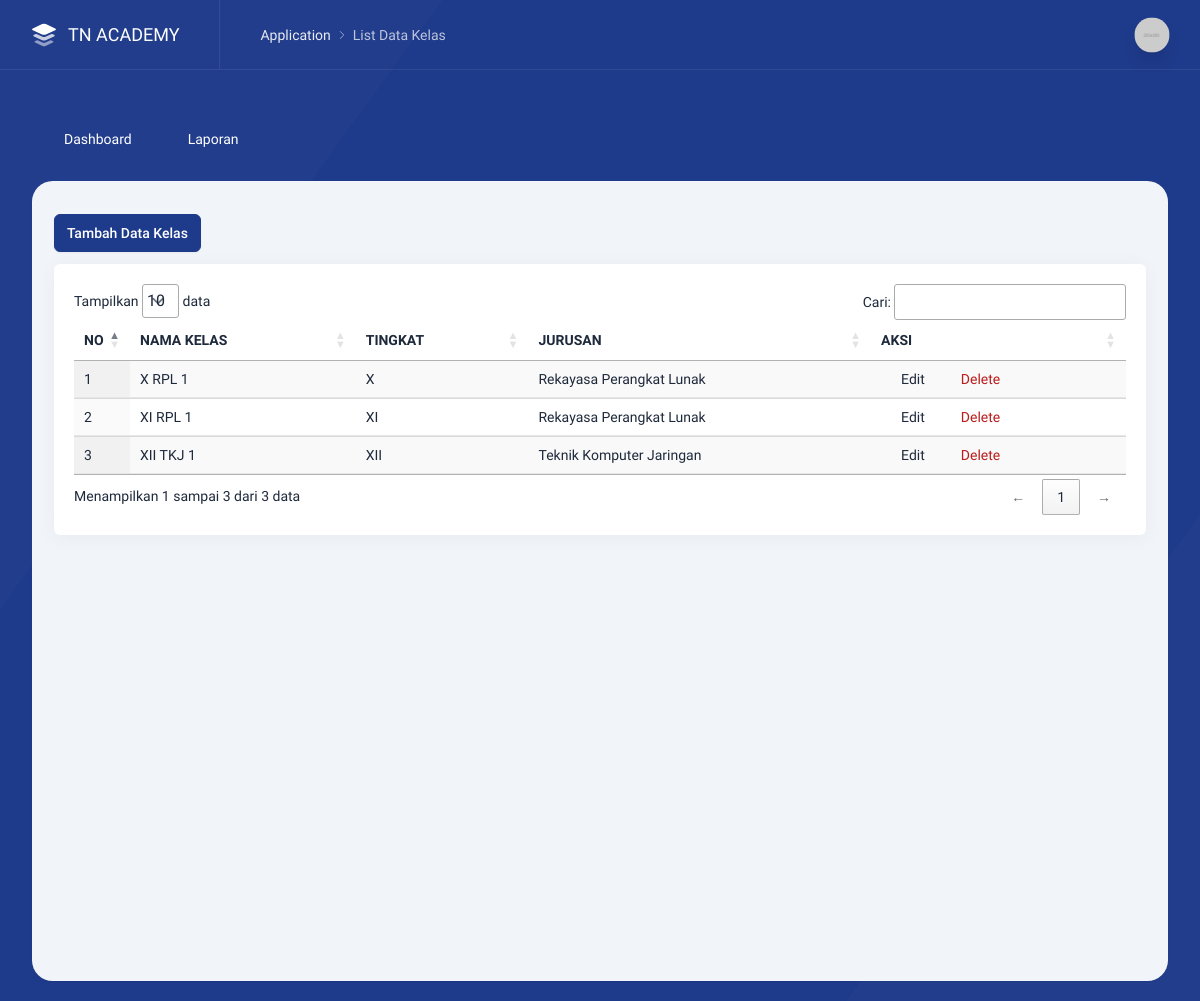
The page /index.php/admin/kelas on the database as committed earlier.
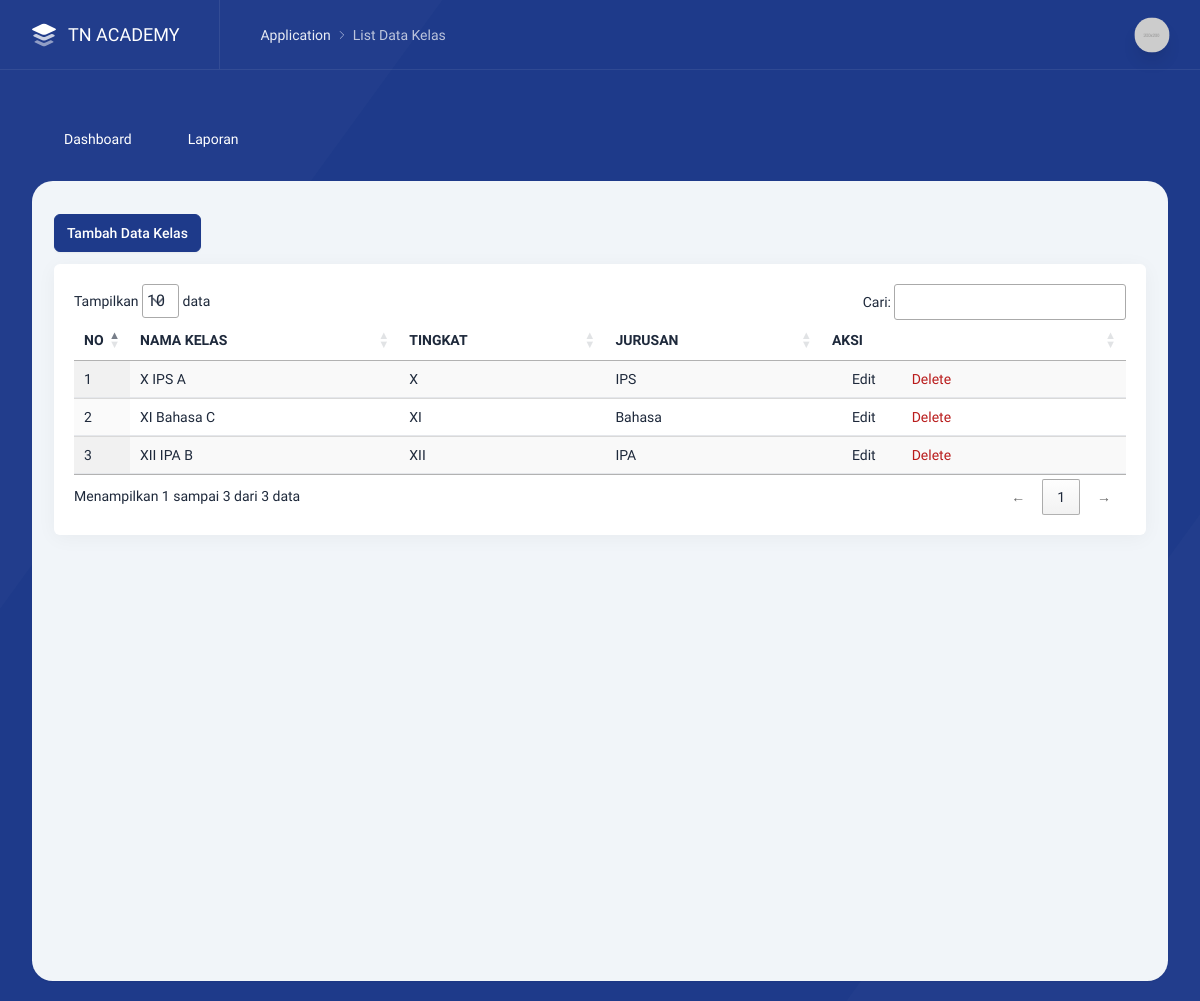
The same page on the database as committed later.
### tables this page shows
CREATE TABLE `kelas` (
  `id_kelas` int NOT NULL,
  `nama_kelas` varchar(100) NOT NULL,
  `tingkat` enum('X','XI','XII') NOT NULL,
  `jurusan` varchar(100) NOT NULL
);

### application/libraries/template.php (called while the page is built, shortened)
<?php
class Template{
    var $template_data = array();
    function set($name, $value){
        $this->template_data[$name] = $value;
    }
    function load($template = '', $view = '' , $view_data = array(), $return = FALSE){
        $this->CI =& get_instance();
        $this->set('contents', $this->CI->load->view($view, $view_data, TRUE));
        return $this->CI->load->view($template, $this->template_data, $return);
    }
}

### application/controllers/admin/Kelas.php (called while the page is built, shortened)
<?php
class Kelas extends MY_Controller {
    public function index()
    {
        $data = array(
            'kelas'      => $this->Kelas_model->get_all(),
            'title'      => 'List Data Kelas',
        );
        $this->template->load('template','master/kelas',$data);
    }
}

### index.php (called while the page is built, shortened)
<?php
require_once BASEPATH.'core/CodeIgniter.php';

### application/models/Kelas_model.php (called while the page is built, shortened)
<?php
class Kelas_model extends CI_Model {
	public function get_all(){
		$this->db->from('kelas');
		$this->db->order_by('nama_kelas','ASC');
		return $this->db->get()->result_array();
	}
}

### application/views/master/kelas.php (the view, shortened to what this page needs)
<div class="text-left">
    <a href="javascript:;" data-tw-toggle="modal" data-tw-target="#addKelas" class="btn btn-primary">
        Tambah Data Kelas
    </a>
</div>
<div class="intro-y box mt-3">
    <div class="p-5">
        <div class="preview">
            <div class="overflow-x-auto">
                <table id="kelasTable" class="table table-auto display datatable w-full">
                    <thead class="bg-gray-100">
                        <tr>
                            <th class="w-5">NO</th>
                            <th class="border-b-2">NAMA KELAS</th>
                            <th class="border-b-2">TINGKAT</th>
                            <th class="border-b-2">JURUSAN</th>
                            <th class="border-b-2">AKSI</th>
                        </tr>
                    </thead>
                    <tbody>
                        <?php $no=1; foreach ($kelas as $kel) { ?>
                        <tr>
                            <td><?= $no ?></td>
                            <td><?= $kel['nama_kelas'] ?></td>
                            <td><?= $kel['tingkat'] ?></td>
                            <td><?= $kel['jurusan'] ?></td>
                            <td>
                                <div class="flex space-x-3">
                                    <a class="flex text-blue-500 mr-4" href="javascript:;"
                                       data-tw-toggle="modal" data-tw-target="#edit<?= $kel['id_kelas'] ?>">
                                        <i data-lucide="edit" class="w-4 h-4 mr-1"></i>Edit
                                    </a>
                                   <a class="flex text-danger delete-btn" href="javascript:;"
                                       onclick="confirmDelete('<?= site_url('admin/kelas/delete/'.$kel['id_kelas']) ?>')">
                                        <i data-lucide="trash-2" class="w-4 h-4 mr-1"></i> Delete
                                    </a>
                                </div>
                            </td>
                        </tr>
                        <?php $no++; } ?>
                    </tbody>
                </table>
            </div>
        </div>
    </div>
</div>

### application/views/template.php (shortened to what this page needs)
<!DOCTYPE html>
<html lang="en" class="light">
    <head>
        <?php require_once('layout/_header.php');?>
        <?php require_once('layout/_css.php');?>
    </head>
    <body class="main">
        <?php require_once('layout/_topBar.php');?>
        <?php require_once('layout/_menu.php');?>
         <div class="wrapper wrapper--top-nav">
            <div class="wrapper-box">
                <div class="content">
                    <div class="grid grid-cols-6 gap-6">
                        <div class="col-span-12 2xl:col-span-9">
                            <div class="grid grid-cols-12 gap-6">
                                <div class="col-span-12 mt-8">
                                    <?=$contents?>
                                </div>
                            </div>
                        </div>
                    </div>
                </div>
            </div>
        </div>
    </body>
</html>

### application/views/Layout/_header.php (shortened to what this page needs)
<head>
</head>

### application/views/Layout/_css.php (shortened to what this page needs)
<link rel="stylesheet" href="<?= base_url('assets/dist/css/app.css') ?>" />
<link rel="stylesheet" href="https://cdn.datatables.net/1.13.6/css/jquery.dataTables.min.css">

### application/views/Layout/_topBar.php (shortened to what this page needs)
<div
	class="top-bar-boxed h-[70px] z-[51] relative border-b border-white/[0.08] mt-12 md:-mt-5 -mx-3 sm:-mx-8 px-3 sm:px-8 md:pt-0 mb-12">
	<div class="h-full flex items-center">
		<a href="" class="-intro-x hidden md:flex">
			<img alt="Midone - HTML Admin Template" class="w-6" src="<?= base_url('assets/') ?>dist/images/logo.svg">
			<span class="text-white text-lg ml-3"> TN ACADEMY </span>
		</a>
		<nav aria-label="breadcrumb" class="-intro-x h-full mr-auto">
			<ol class="breadcrumb breadcrumb-light">
				<li class="breadcrumb-item"><a href="#">Application</a></li>
				<li class="breadcrumb-item active" aria-current="page"><?=$title?></li>
			</ol>
		</nav>
		<div class="intro-x dropdown w-8 h-8">
			<div class="dropdown-toggle w-8 h-8 rounded-full overflow-hidden shadow-lg image-fit zoom-in scale-110"
				role="button" aria-expanded="false" data-tw-toggle="dropdown">
				<img alt="Midone - HTML Admin Template" src="<?= base_url('assets/') ?>dist/images/profile-5.jpg ">
			</div>
		</div>
	</div>
</div>

### application/views/Layout/_menu.php (shortened to what this page needs)
<nav class="top-nav">
  	<ul>
  		<li>
  			<a href="<?=base_url('home')?>"
  				class="top-menu <?=($this->uri->uri_string()=='home')? 'top-menu--active' : ''?> ">
  				<div class="top-menu__title"> Dashboard </div>
  			</a>
  		</li>
  		<li>
  			<a href="<?=base_url('laporan')?>" class="top-menu">
  				<div class="top-menu__title"> Laporan</div>
  			</a>
  		</li>
  	</ul>
</nav>

Rows that differ between the two databases and show on the page:
removed kelas: nama_kelas "X RPL 1", tingkat "X", jurusan "Rekayasa Perangkat Lunak"
removed kelas: nama_kelas "XI RPL 1", tingkat "XI", jurusan "Rekayasa Perangkat Lunak"
removed kelas: nama_kelas "XII TKJ 1", tingkat "XII", jurusan "Teknik Komputer Jaringan"
added kelas: nama_kelas "X IPS A", tingkat "X", jurusan "IPS"
added kelas: nama_kelas "XI Bahasa C", tingkat "XI", jurusan "Bahasa"
added kelas: nama_kelas "XII IPA B", tingkat "XII", jurusan "IPA"
